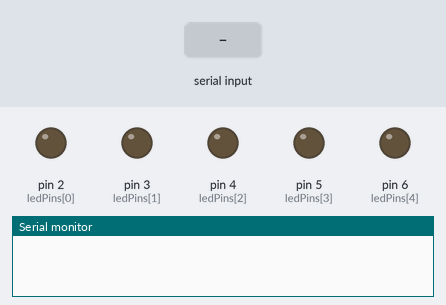
A sketch run on a simulated Arduino Uno, built with avr-gcc and run on an emulated ATmega328P. Shown: output pins drawn as LEDs (lit = HIGH), the last lines printed to the serial monitor. Inputs (shaded band) come from the test bench.

Above: at 1.2 s.
1.3 s: "1" received over Serial
At 1.7 s:
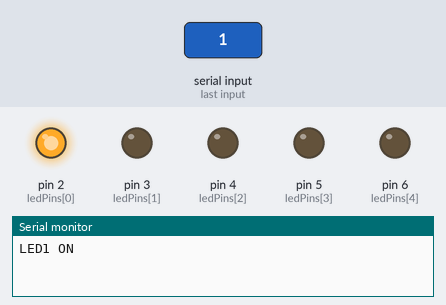
2.8 s: "3" received over Serial
At 4.0 s:
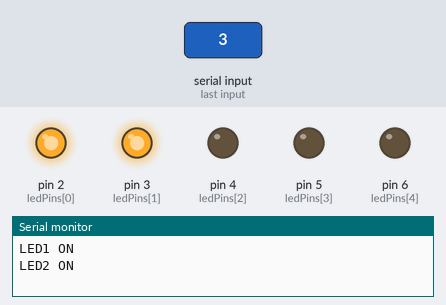
4.3 s: "2" received over Serial
At 5.2 s:
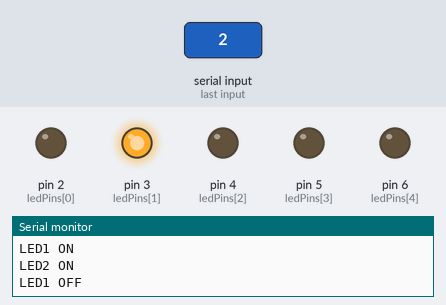
5.8 s: "5" received over Serial
At 6.3 s:
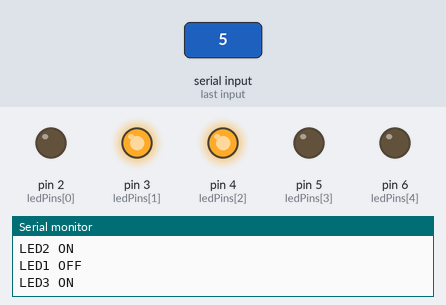
7.3 s: "4" received over Serial
At 8.5 s:
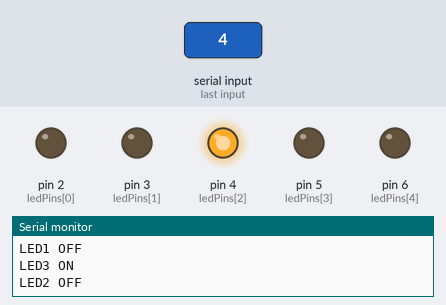
8.8 s: "7" received over Serial
At 9.8 s:
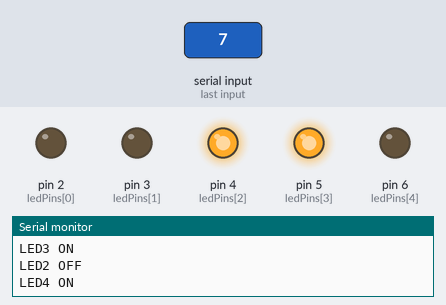
Timing chart, 0 to 11.3 s (numbered marks = the images above; inputs shaded):
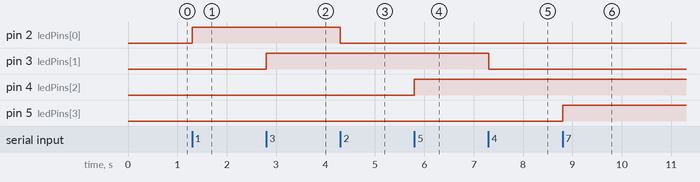

The sketch:

sketch_aug26a.ino
```cpp
const int ledPins[5] = {2, 3, 4, 5, 6}; // LEDs connected to digital pins 2-6

void setup() {
  for (int i = 0; i < 5; i++) {
    pinMode(ledPins[i], OUTPUT); // Set each LED pin as output
  }
  Serial.begin(9600); // Start serial communication
}

void loop() {
  if (Serial.available() > 0) {
    char command = Serial.read(); // Read the command from serial

    switch(command) {
      case '1':
        digitalWrite(ledPins[0], HIGH); // Turn on LED1
        Serial.println("LED1 ON");
        break;
      case '2':
        digitalWrite(ledPins[0], LOW); // Turn off LED1
        Serial.println("LED1 OFF");
        break;
      case '3':
        digitalWrite(ledPins[1], HIGH); // Turn on LED2
        Serial.println("LED2 ON");
        break;
      case '4':
        digitalWrite(ledPins[1], LOW); // Turn off LED2
        Serial.println("LED2 OFF");
        break;
      case '5':
        digitalWrite(ledPins[2], HIGH); // Turn on LED3
        Serial.println("LED3 ON");
        break;
      case '6':
        digitalWrite(ledPins[2], LOW); // Turn off LED3
        Serial.println("LED3 OFF");
        break;
      case '7':
        digitalWrite(ledPins[3], HIGH); // Turn on LED4
        Serial.println("LED4 ON");
        break;
      case '8':
        digitalWrite(ledPins[3], LOW); // Turn off LED4
        Serial.println("LED4 OFF");
        break;
      case '9':
        digitalWrite(ledPins[4], HIGH); // Turn on LED5
        Serial.println("LED5 ON");
        break;
      case '0':
        digitalWrite(ledPins[4], LOW); // Turn off LED5
        Serial.println("LED5 OFF");
        break;
    }
  }
}
```

Measured:
- after the input at 1.3 s, pin 2 (ledPins[0]): LOW → HIGH at once
- after the input at 2.8 s, pin 3 (ledPins[1]): LOW → HIGH at once
- after the input at 4.3 s, pin 2 (ledPins[0]): HIGH → LOW at once
- after the input at 5.8 s, pin 4 (ledPins[2]): LOW → HIGH at once
- after the input at 7.3 s, pin 3 (ledPins[1]): HIGH → LOW at once
- after the input at 8.8 s, pin 5 (ledPins[3]): LOW → HIGH at once
